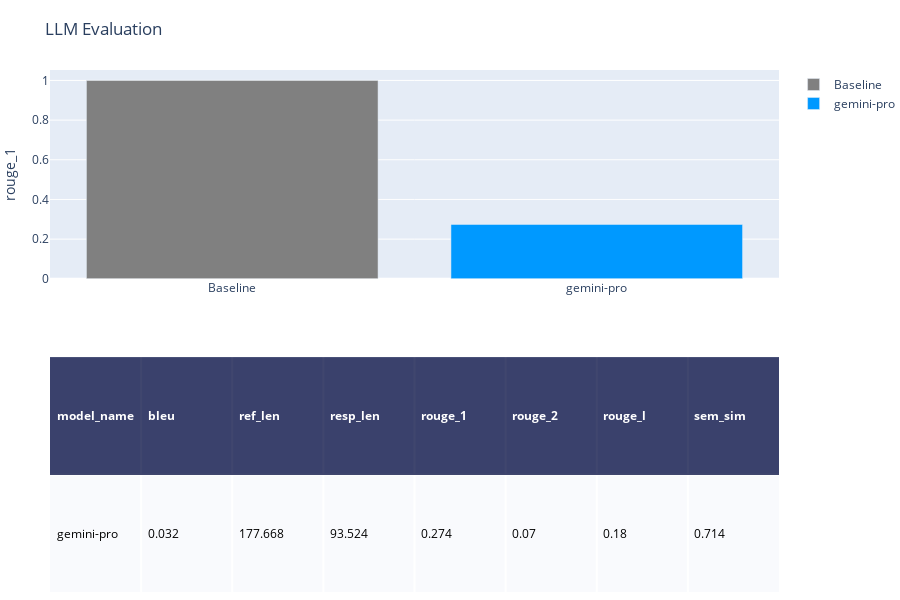

Notebook code for this chart:
### Code cell
PlotMetric(df, 'rouge_1', ['gemini-pro'], table).plot_report().show()

### Figure 1 — Plotly figure (JSON) as saved in the notebook; plotly's stock layout.template omitted (floating-point values rounded to 4 significant figures)
{"data": [{"colorscale": [[0, "#00083e"], [0.5, "#ededee"], [1, "#ffffff"]], "hoverinfo": "none", "opacity": 0.75, "showscale": false, "type": "heatmap", "z": [[0, 0, 0, 0, 0, 0, 0, 0], [0.5, 0.5, 0.5, 0.5, 0.5, 0.5, 0.5, 0.5]]}, {"marker": {"color": "gray"}, "name": "Baseline", "type": "bar", "x": ["Baseline"], "xaxis": "x2", "y": [1], "yaxis": "y2"}, {"marker": {"color": "#0099ff"}, "name": "gemini-pro", "type": "bar", "x": ["gemini-pro"], "xaxis": "x2", "y": [0.274], "yaxis": "y2"}], "layout": {"annotations": [{"align": "left", "font": {"color": "#ffffff"}, "showarrow": false, "text": "<b>model_name</b>", "x": -0.45, "xanchor": "left", "xref": "x", "y": 0, "yref": "y"}, {"align": "left", "font": {"color": "#ffffff"}, "showarrow": false, "text": "<b>bleu</b>", "x": 0.55, "xanchor": "left", "xref": "x", "y": 0, "yref": "y"}, {"align": "left", "font": {"color": "#ffffff"}, "showarrow": false, "text": "<b>ref_len</b>", "x": 1.55, "xanchor": "left", "xref": "x", "y": 0, "yref": "y"}, {"align": "left", "font": {"color": "#ffffff"}, "showarrow": false, "text": "<b>resp_len</b>", "x": 2.55, "xanchor": "left", "xref": "x", "y": 0, "yref": "y"}, {"align": "left", "font": {"color": "#ffffff"}, "showarrow": false, "text": "<b>rouge_1</b>", "x": 3.55, "xanchor": "left", "xref": "x", "y": 0, "yref": "y"}, {"align": "left", "font": {"color": "#ffffff"}, "showarrow": false, "text": "<b>rouge_2</b>", "x": 4.55, "xanchor": "left", "xref": "x", "y": 0, "yref": "y"}, {"align": "left", "font": {"color": "#ffffff"}, "showarrow": false, "text": "<b>rouge_l</b>", "x": 5.55, "xanchor": "left", "xref": "x", "y": 0, "yref": "y"}, {"align": "left", "font": {"color": "#ffffff"}, "showarrow": false, "text": "<b>sem_sim</b>", "x": 6.55, "xanchor": "left", "xref": "x", "y": 0, "yref": "y"}, {"align": "left", "font": {"color": "#000000"}, "showarrow": false, "text": "gemini-pro", "x": -0.45, "xanchor": "left", "xref": "x", "y": 1, "yref": "y"}, {"align": "left", "font": {"color": "#000000"}, "showarrow": false, "text": "0.032", "x": 0.55, "xanchor": "left", "xref": "x", "y": 1, "yref": "y"}, {"align": "left", "font": {"color": "#000000"}, "showarrow": false, "text": "177.668", "x": 1.55, "xanchor": "left", "xref": "x", "y": 1, "yref": "y"}, {"align": "left", "font": {"color": "#000000"}, "showarrow": false, "text": "93.524", "x": 2.55, "xanchor": "left", "xref": "x", "y": 1, "yref": "y"}, {"align": "left", "font": {"color": "#000000"}, "showarrow": false, "text": "0.274", "x": 3.55, "xanchor": "left", "xref": "x", "y": 1, "yref": "y"}, {"align": "left", "font": {"color": "#000000"}, "showarrow": false, "text": "0.07", "x": 4.55, "xanchor": "left", "xref": "x", "y": 1, "yref": "y"}, {"align": "left", "font": {"color": "#000000"}, "showarrow": false, "text": "0.18", "x": 5.55, "xanchor": "left", "xref": "x", "y": 1, "yref": "y"}, {"align": "left", "font": {"color": "#000000"}, "showarrow": false, "text": "0.714", "x": 6.55, "xanchor": "left", "xref": "x", "y": 1, "yref": "y"}], "height": 600, "margin": {"b": 0, "l": 50, "r": 0, "t": 70}, "title": {"text": "LLM Evaluation"}, "xaxis": {"dtick": 1, "gridwidth": 2, "showticklabels": false, "tick0": -0.5, "ticks": "", "zeroline": false}, "xaxis2": {"anchor": "y2"}, "yaxis": {"autorange": "reversed", "domain": [0, 0.45], "dtick": 1, "gridwidth": 2, "showticklabels": false, "tick0": 0.5, "ticks": "", "zeroline": false}, "yaxis2": {"anchor": "x2", "domain": [0.6, 1], "title": {"text": "rouge_1"}}}}
